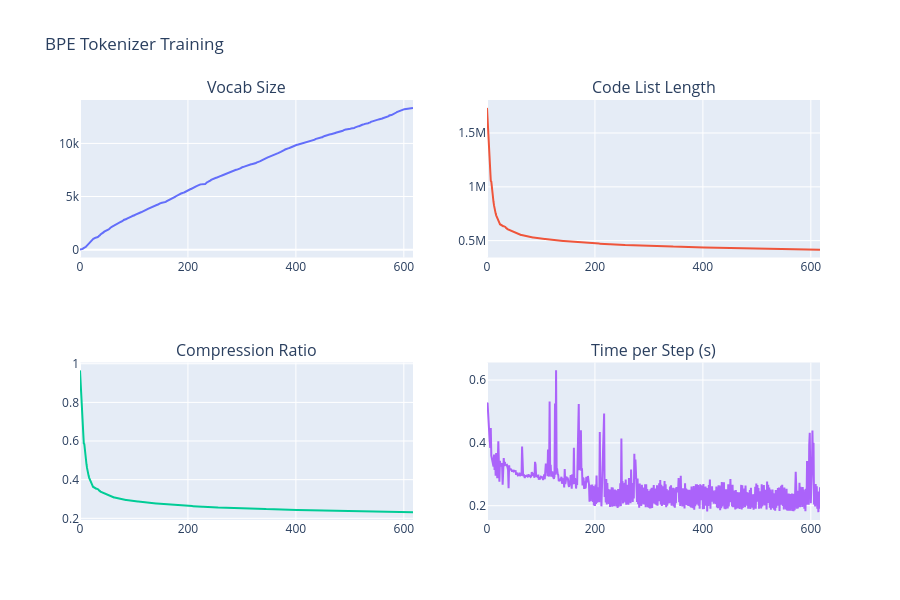

Notebook source saved alongside this figure:
### Code cell
plot_df(df)

### Figure 1 — Plotly figure (JSON) as saved in the notebook; plotly's stock layout.template omitted (floating-point values rounded to 4 significant figures; data arrays with more than 128 entries replaced by an {"elided": "..."} marker saying what was removed)
{"data": [{"mode": "lines", "name": "Vocab Size", "type": "scatter", "x": {"elided": "618 int values"}, "xaxis": "x", "y": {"elided": "618 int values"}, "yaxis": "y"}, {"mode": "lines", "name": "Code List Length", "type": "scatter", "x": {"elided": "618 int values"}, "xaxis": "x2", "y": {"elided": "618 int values"}, "yaxis": "y2"}, {"mode": "lines", "name": "Compression Ratio", "type": "scatter", "x": {"elided": "618 int values"}, "xaxis": "x3", "y": {"elided": "618 float values"}, "yaxis": "y3"}, {"mode": "lines", "name": "Time per Step (s)", "type": "scatter", "x": {"elided": "618 int values"}, "xaxis": "x4", "y": {"elided": "618 float values"}, "yaxis": "y4"}], "layout": {"annotations": [{"font": {"size": 16}, "showarrow": false, "text": "Vocab Size", "x": 0.225, "xanchor": "center", "xref": "paper", "y": 1, "yanchor": "bottom", "yref": "paper"}, {"font": {"size": 16}, "showarrow": false, "text": "Code List Length", "x": 0.775, "xanchor": "center", "xref": "paper", "y": 1, "yanchor": "bottom", "yref": "paper"}, {"font": {"size": 16}, "showarrow": false, "text": "Compression Ratio", "x": 0.225, "xanchor": "center", "xref": "paper", "y": 0.375, "yanchor": "bottom", "yref": "paper"}, {"font": {"size": 16}, "showarrow": false, "text": "Time per Step (s)", "x": 0.775, "xanchor": "center", "xref": "paper", "y": 0.375, "yanchor": "bottom", "yref": "paper"}], "height": 600, "showlegend": false, "title": {"text": "BPE Tokenizer Training"}, "xaxis": {"anchor": "y", "domain": [0, 0.45]}, "xaxis2": {"anchor": "y2", "domain": [0.55, 1]}, "xaxis3": {"anchor": "y3", "domain": [0, 0.45]}, "xaxis4": {"anchor": "y4", "domain": [0.55, 1]}, "yaxis": {"anchor": "x", "domain": [0.625, 1]}, "yaxis2": {"anchor": "x2", "domain": [0.625, 1]}, "yaxis3": {"anchor": "x3", "domain": [0, 0.375]}, "yaxis4": {"anchor": "x4", "domain": [0, 0.375]}}}
